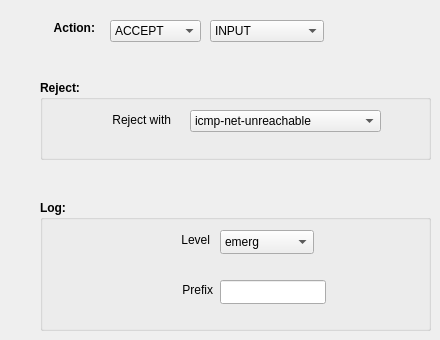
      <widget class="QWidget" name="tab_2">
       <attribute name="title">
        <string>TARGET</string>
       </attribute>
       <widget class="QGroupBox" name="groupBox_12">
        <property name="geometry">
         <rect>
          <x>40</x>
          <y>80</y>
          <width>391</width>
          <height>80</height>
         </rect>
        </property>
        <property name="font">
         <font>
          <pointsize>9</pointsize>
          <weight>75</weight>
          <bold>true</bold>
         </font>
        </property>
        <property name="title">
         <string>Reject:</string>
        </property>
        <widget class="QLabel" name="label_92">
         <property name="geometry">
          <rect>
           <x>30</x>
           <y>30</y>
           <width>101</width>
           <height>20</height>
          </rect>
         </property>
         <property name="font">
          <font>
           <weight>50</weight>
           <bold>false</bold>
          </font>
         </property>
         <property name="text">
          <string>Reject with</string>
         </property>
         <property name="alignment">
          <set>Qt::AlignRight|Qt::AlignTrailing|Qt::AlignVCenter</set>
         </property>
        </widget>
        <widget class="QComboBox" name="reject_combobox">
         <property name="geometry">
          <rect>
           <x>150</x>
           <y>30</y>
           <width>191</width>
           <height>22</height>
          </rect>
         </property>
         <property name="font">
          <font>
           <weight>50</weight>
           <bold>false</bold>
          </font>
         </property>
         <item>
          <property name="text">
           <string>icmp-net-unreachable</string>
          </property>
         </item>
         <item>
          <property name="text">
           <string>icmp-host-unreachable</string>
          </property>
         </item>
         <item>
          <property name="text">
           <string>icmp-port-unreachable</string>
          </property>
         </item>
         <item>
          <property name="text">
           <string>icmp-proto-unreachable</string>
          </property>
         </item>
         <item>
          <property name="text">
           <string>icmp-net-prohibited</string>
          </property>
         </item>
         <item>
          <property name="text">
           <string>icmp-host-prohibited</string>
          </property>
         </item>
        </widget>
       </widget>
       <widget class="QLabel" name="label_91">
        <property name="geometry">
         <rect>
          <x>40</x>
          <y>20</y>
          <width>55</width>
          <height>16</height>
         </rect>
        </property>
        <property name="font">
         <font>
          <pointsize>9</pointsize>
          <weight>75</weight>
          <bold>true</bold>
         </font>
        </property>
        <property name="text">
         <string>Action:</string>
        </property>
        <property name="alignment">
         <set>Qt::AlignRight|Qt::AlignTrailing|Qt::AlignVCenter</set>
        </property>
       </widget>
       <widget class="QGroupBox" name="groupBox_13">
        <property name="geometry">
         <rect>
          <x>40</x>
          <y>200</y>
          <width>391</width>
          <height>131</height>
         </rect>
        </property>
        <property name="font">
         <font>
          <pointsize>9</pointsize>
          <weight>75</weight>
          <bold>true</bold>
         </font>
        </property>
        <property name="title">
         <string>Log:</string>
        </property>
        <widget class="QLabel" name="label_93">
         <property name="geometry">
          <rect>
           <x>119</x>
           <y>30</y>
           <width>51</width>
           <height>20</height>
          </rect>
         </property>
         <property name="font">
          <font>
           <pointsize>9</pointsize>
           <weight>50</weight>
           <bold>false</bold>
          </font>
         </property>
         <property name="text">
          <string>Level</string>
         </property>
         <property name="alignment">
          <set>Qt::AlignRight|Qt::AlignTrailing|Qt::AlignVCenter</set>
         </property>
        </widget>
        <widget class="QComboBox" name="log_combobox">
         <property name="geometry">
          <rect>
           <x>180</x>
           <y>30</y>
           <width>94</width>
           <height>24</height>
          </rect>
         </property>
         <property name="font">
          <font>
           <weight>50</weight>
           <bold>false</bold>
          </font>
         </property>
         <item>
          <property name="text">
           <string>emerg</string>
          </property>
         </item>
         <item>
          <property name="text">
           <string>alert</string>
          </property>
         </item>
         <item>
          <property name="text">
           <string>crit</string>
          </property>
         </item>
         <item>
          <property name="text">
           <string>error</string>
          </property>
         </item>
         <item>
          <property name="text">
           <string>warning</string>
          </property>
         </item>
         <item>
          <property name="text">
           <string>notice</string>
          </property>
         </item>
         <item>
          <property name="text">
           <string>info</string>
          </property>
         </item>
         <item>
          <property name="text">
           <string>debug</string>
          </property>
         </item>
        </widget>
        <widget class="QLabel" name="label_94">
         <property name="geometry">
          <rect>
           <x>112</x>
           <y>80</y>
           <width>61</width>
           <height>20</height>
          </rect>
         </property>
         <property name="font">
          <font>
           <weight>50</weight>
           <bold>false</bold>
          </font>
         </property>
         <property name="text">
          <string>Prefix</string>
         </property>
         <property name="alignment">
          <set>Qt::AlignRight|Qt::AlignTrailing|Qt::AlignVCenter</set>
         </property>
        </widget>
        <widget class="QLineEdit" name="prefix_line_edit">
         <property name="geometry">
          <rect>
           <x>180</x>
           <y>80</y>
           <width>106</width>
           <height>24</height>
          </rect>
         </property>
        </widget>
       </widget>
       <widget class="QComboBox" name="action_combobox">
        <property name="geometry">
         <rect>
          <x>110</x>
          <y>20</y>
          <width>91</width>
          <height>22</height>
         </rect>
        </property>
        <item>
         <property name="text">
          <string>ACCEPT</string>
         </property>
        </item>
        <item>
         <property name="text">
          <string>DROP</string>
         </property>
        </item>
        <item>
         <property name="text">
          <string>RETURN</string>
         </property>
        </item>
        <item>
         <property name="text">
          <string>REJECT</string>
         </property>
        </item>
        <item>
         <property name="text">
          <string>JUMP</string>
         </property>
        </item>
        <item>
         <property name="text">
          <string>LOG</string>
         </property>
        </item>
       </widget>
       <widget class="QComboBox" name="chain_target_action">
        <property name="geometry">
         <rect>
          <x>210</x>
          <y>20</y>
          <width>114</width>
          <height>22</height>
         </rect>
        </property>
        <item>
         <property name="text">
          <string>INPUT</string>
         </property>
        </item>
        <item>
         <property name="text">
          <string>FORWARD</string>
         </property>
        </item>
        <item>
         <property name="text">
          <string>OUTPUT</string>
         </property>
        </item>
        <item>
         <property name="text">
          <string>USER DEFINED</string>
         </property>
        </item>
       </widget>
      </widget>
